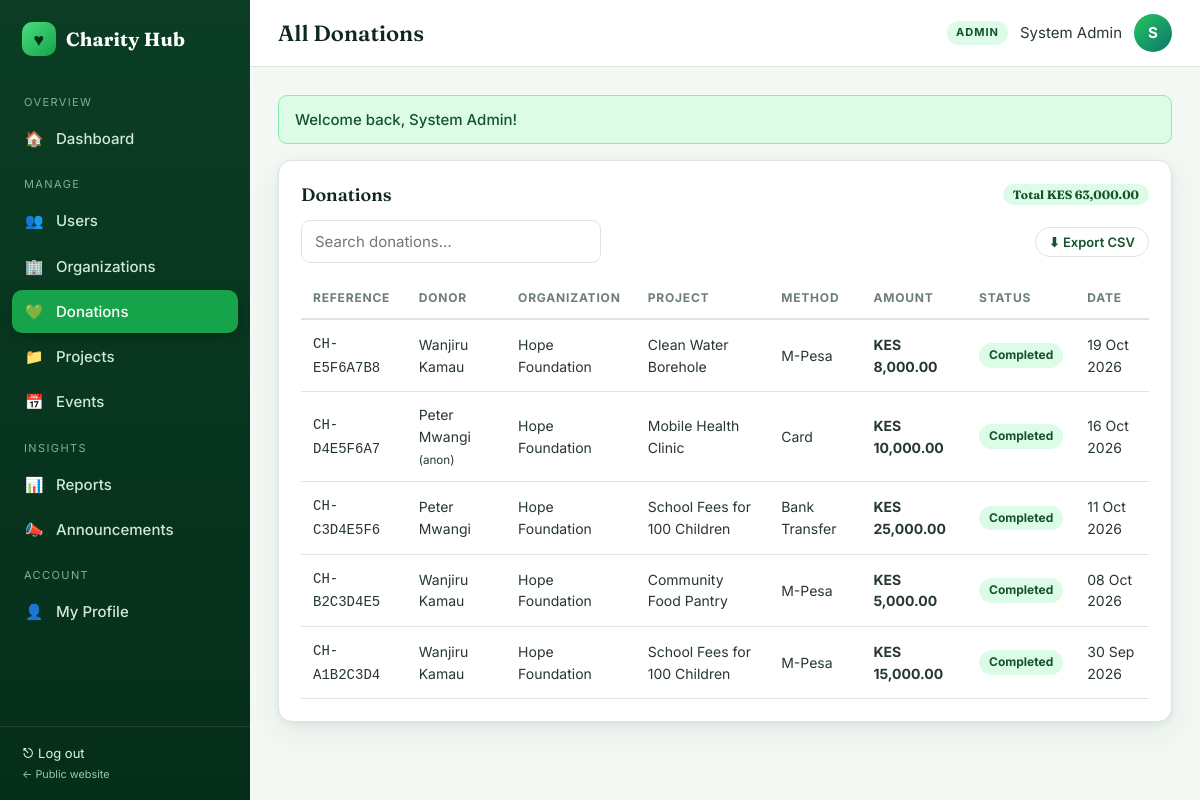
Screenshot of /admin/donations.php (signed in) with the database file from the repository.
### tables this page shows
CREATE TABLE donations (
  donation_id INT AUTO_INCREMENT PRIMARY KEY,
  donor_id INT NOT NULL,
  org_id INT NOT NULL,
  project_id INT NULL,
  amount DECIMAL(12,2) NOT NULL,
  payment_method ENUM('M-Pesa','Card','Bank Transfer','Cash') NOT NULL DEFAULT 'M-Pesa',
  reference VARCHAR(40) NOT NULL,
  message VARCHAR(255) NULL,
  anonymous TINYINT(1) NOT NULL DEFAULT 0,
  status ENUM('COMPLETED','PENDING') NOT NULL DEFAULT 'COMPLETED',
  created_at TIMESTAMP DEFAULT CURRENT_TIMESTAMP,
  FOREIGN KEY (donor_id) REFERENCES users(user_id) ON DELETE CASCADE,
  FOREIGN KEY (org_id) REFERENCES organizations(org_id) ON DELETE CASCADE,
  FOREIGN KEY (project_id) REFERENCES projects(project_id) ON DELETE SET NULL
);

CREATE TABLE users (
  user_id INT AUTO_INCREMENT PRIMARY KEY,
  name VARCHAR(150) NOT NULL,
  email VARCHAR(150) NOT NULL UNIQUE,
  password VARCHAR(255) NOT NULL,
  phone VARCHAR(20) NOT NULL,
  role ENUM('ADMIN','ORGANIZATION','DONOR','VOLUNTEER','BENEFICIARY') NOT NULL,
  status ENUM('ACTIVE','SUSPENDED') NOT NULL DEFAULT 'ACTIVE',
  created_at TIMESTAMP DEFAULT CURRENT_TIMESTAMP
);

CREATE TABLE organizations (
  org_id INT AUTO_INCREMENT PRIMARY KEY,
  user_id INT NOT NULL,
  organization_name VARCHAR(200) NOT NULL,
  description TEXT NULL,
  location VARCHAR(150) NULL,
  verification_status ENUM('PENDING','VERIFIED','REJECTED') NOT NULL DEFAULT 'PENDING',
  created_at TIMESTAMP DEFAULT CURRENT_TIMESTAMP,
  FOREIGN KEY (user_id) REFERENCES users(user_id) ON DELETE CASCADE
);

CREATE TABLE projects (
  project_id INT AUTO_INCREMENT PRIMARY KEY,
  org_id INT NOT NULL,
  title VARCHAR(200) NOT NULL,
  description TEXT NOT NULL,
  category VARCHAR(60) NOT NULL DEFAULT 'General',
  target_amount DECIMAL(12,2) NOT NULL DEFAULT 0,
  start_date DATE NULL,
  end_date DATE NULL,
  status ENUM('PLANNED','ONGOING','COMPLETED','ON_HOLD') NOT NULL DEFAULT 'ONGOING',
  created_at TIMESTAMP DEFAULT CURRENT_TIMESTAMP,
  FOREIGN KEY (org_id) REFERENCES organizations(org_id) ON DELETE CASCADE
);

### admin/donations.php (the view, shortened to what this page needs)
<?php
require_once __DIR__ . '/../includes/bootstrap.php';
$rows = db_all("SELECT d.*, u.name AS donor, o.organization_name, p.title FROM donations d JOIN users u ON u.user_id=d.donor_id JOIN organizations o ON o.org_id=d.org_id LEFT JOIN projects p ON p.project_id=d.project_id ORDER BY d.created_at DESC");
$total = array_sum(array_column($rows, 'amount'));
include __DIR__ . '/../includes/header.php';
?>
<div class="card"><h2>Donations <span class="chip">Total <?= money($total) ?></span></h2>
<div class="toolbar"><input class="input" placeholder="Search donations…" data-search="dtbl"><a class="btn btn-sm btn-light" href="<?= url('admin/reports.php?export=donations') ?>">⬇ Export CSV</a></div>
<div class="table-wrap"><table id="dtbl"><thead><tr><th>Reference</th><th>Donor</th><th>Organization</th><th>Project</th><th>Method</th><th>Amount</th><th>Status</th><th>Date</th></tr></thead><tbody>
<?php foreach ($rows as $d): ?><tr><td><code><?= e($d['reference']) ?></code></td><td><?= e($d['donor']) ?><?= $d['anonymous'] ? ' <small>(anon)</small>' : '' ?></td><td><?= e($d['organization_name']) ?></td><td><?= e($d['title'] ?: 'General fund') ?></td><td><?= e($d['payment_method']) ?></td><td><b><?= money($d['amount']) ?></b></td><td><?= status_badge($d['status']) ?></td><td><?= fdate($d['created_at']) ?></td></tr>
<?php endforeach; if (!$rows): ?><tr><td colspan="8" class="empty">No donations yet.</td></tr><?php endif; ?></tbody></table></div></div>
<?php include __DIR__ . '/../includes/footer.php';

### includes/bootstrap.php (shortened to what this page needs)
<?php
require_once ROOT_PATH . '/config/db.php';
function e($v) { return htmlspecialchars((string)($v ?? ''), ENT_QUOTES, 'UTF-8'); }
function url($path = '') { return BASE_URL . '/' . ltrim($path, '/'); }
function money($n) { return 'KES ' . number_format((float)$n, 2); }
function fdate($d, $fmt = 'd M Y') { return $d ? date($fmt, strtotime($d)) : '—'; }
function db_run($sql, $params = []) {
    global $conn;
    $stmt = $conn->prepare($sql);
    if (!$stmt->execute()) { error_log("SQL exec error: " . $stmt->error); $stmt->close(); return false; }
    return $stmt;
}
function db_all($sql, $params = []) {
    $s = db_run($sql, $params); if (!$s) return [];
    $r = $s->get_result(); $rows = $r ? $r->fetch_all(MYSQLI_ASSOC) : []; $s->close(); return $rows;
}
function status_badge($s) {
    $map = ['ACTIVE'=>'ok','VERIFIED'=>'ok','COMPLETED'=>'ok','APPROVED'=>'ok','FULFILLED'=>'ok','ONGOING'=>'info','OPEN'=>'info',
            'PENDING'=>'warn','SUBMITTED'=>'warn','PLANNED'=>'warn','SUSPENDED'=>'bad','REJECTED'=>'bad','DECLINED'=>'bad','CANCELLED'=>'bad','ON_HOLD'=>'warn','CLOSED'=>'muted'];
    $c = $map[strtoupper($s)] ?? 'muted';
    return '<span class="badge badge-' . $c . '">' . e(ucwords(strtolower(str_replace('_', ' ', $s)))) . '</span>';
}

### assets/css/app.css (style rules this page uses)
:root { --g-950:#052e1a; --g-900:#0b3d24; --g-800:#14532d; --g-700:#166534; --g-600:#16a34a; --g-500:#22c55e; --g-400:#4ade80; --g-300:#86efac; --g-200:#bbf7d0; --g-100:#dcfce7; --g-50:#f0fdf4; --teal:#0f766e; --lime:#a3e635; --gold:#f5b942; --ink:#10281c; --text:#27382e; --muted:#6b7f72; --line:#dbe7de; --bg:#f3f8f4; --white:#fff; --danger:#c0392b; --danger-bg:#fdecea; --warn:#8a6100; --warn-bg:#fff4d6; --info:#0b5e6b; --info-bg:#def3f6; --radius:14px; --radius-sm:9px; --shadow:0 2px 6px rgba(11,61,36,.06),0 10px 28px rgba(11,61,36,.07); --serif:'Fraunces',Georgia,'Times New Roman',serif; --sans:'Inter','Segoe UI',system-ui,-apple-system,Arial,sans-serif; }
* { box-sizing:border-box;margin:0;padding:0 }
html { scroll-behavior:smooth }
body { font-family:var(--sans);background:var(--bg);color:var(--text);line-height:1.55;font-size:15px }
a { color:var(--g-700);text-decoration:none }
h1,h2,h3,h4 { color:var(--ink);line-height:1.2 }
.btn { display:inline-flex;align-items:center;justify-content:center;gap:8px;padding:10px 18px;border-radius:999px;border:1.5px solid transparent; font:600 14px var(--sans);cursor:pointer;transition:.2s;text-decoration:none!important;background:var(--g-700);color:#fff }
.btn-light { background:#fff;color:var(--g-800);border-color:var(--line) }
.btn-sm { padding:6px 13px;font-size:13px }
.card { background:#fff;border:1px solid var(--line);border-radius:var(--radius);box-shadow:var(--shadow);padding:22px;margin-bottom:22px }
.card h2 { font:600 18px var(--serif);margin-bottom:14px;display:flex;justify-content:space-between;align-items:center;gap:10px }
.table-wrap { overflow-x:auto }
table { width:100%;border-collapse:collapse;font-size:14px }
th { text-align:left;font-size:12px;text-transform:uppercase;letter-spacing:.8px;color:var(--muted);padding:10px 12px;border-bottom:2px solid var(--line);white-space:nowrap }
td { padding:12px;border-bottom:1px solid var(--line);vertical-align:middle }
.badge { display:inline-block;padding:3px 10px;border-radius:999px;font-size:12px;font-weight:700 }
.badge-ok { background:var(--g-100);color:var(--g-800) }
.field input,.field select,.field textarea,.input { width:100%;padding:11px 13px;border:1.5px solid var(--line);border-radius:var(--radius-sm);font:15px var(--sans);background:#fff;color:var(--ink);transition:.15s }
.toolbar { display:flex;gap:12px;flex-wrap:wrap;align-items:center;justify-content:space-between;margin-bottom:16px }
.toolbar .input { max-width:300px }
.chip { display:inline-block;background:var(--g-100);color:var(--g-800);font-size:12px;font-weight:700;padding:3px 10px;border-radius:99px }

### rows the page displays
donations: reference "CH-E5F6A7B8", donor.name "Wanjiru Kamau", org.organization_name "Hope Foundation", project.title "Clean Water Borehole", payment_method "M-Pesa", amount "KES 8,000.00", status "Completed", created_at "19 Oct 2026"
donations: reference "CH-D4E5F6A7", donor.name "Peter Mwangi", anonymous "(anon)", org.organization_name "Hope Foundation", project.title "Mobile Health Clinic", payment_method "Card", amount "KES 10,000.00", status "Completed", created_at "16 Oct 2026"
donations: reference "CH-C3D4E5F6", donor.name "Peter Mwangi", org.organization_name "Hope Foundation", project.title "School Fees for 100 Children", payment_method "Bank Transfer", amount "KES 25,000.00", status "Completed", created_at "11 Oct 2026"
donations: reference "CH-B2C3D4E5", donor.name "Wanjiru Kamau", org.organization_name "Hope Foundation", project.title "Community Food Pantry", payment_method "M-Pesa", amount "KES 5,000.00", status "Completed", created_at "08 Oct 2026"
donations: reference "CH-A1B2C3D4", donor.name "Wanjiru Kamau", org.organization_name "Hope Foundation", project.title "School Fees for 100 Children", payment_method "M-Pesa", amount "KES 15,000.00", status "Completed", created_at "30 Sep 2026"

### other values shown
$it[0] "OVERVIEW"
$it[2] "🏠"
$it[0] "Dashboard"
$it[0] "MANAGE"
$it[2] "👥"
$it[0] "Users"
$it[2] "🏢"
$it[0] "Organizations"
$it[2] "💚"
$it[0] "Donations"
$it[2] "📁"
$it[0] "Projects"
$it[2] "📅"
$it[0] "Events"
$it[0] "INSIGHTS"
